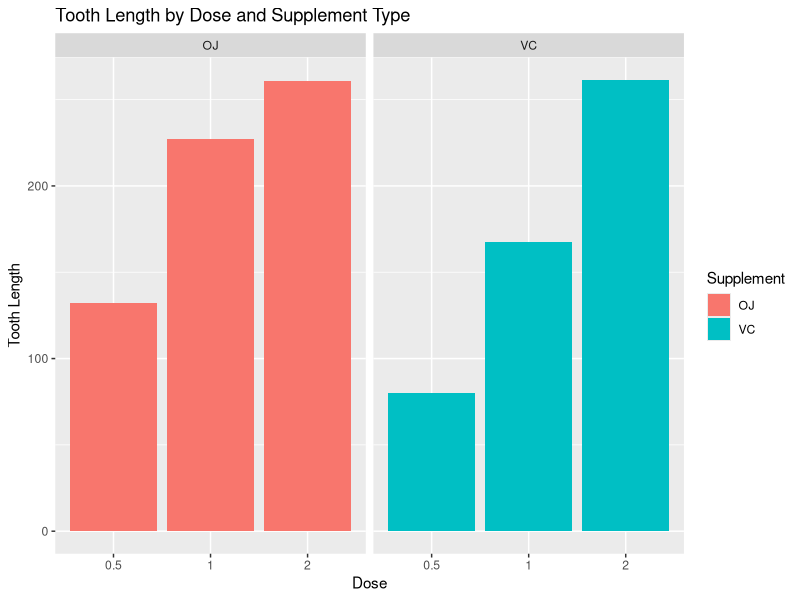

The R script that drew this image:
## ---- chunk 1
knitr::opts_chunk$set(echo = TRUE, tidy.opts=list(width.cutoff=60),tidy=TRUE)
## ---- chunk 2
library(knitr)
library(doBy)
library(ggplot2)
str(ToothGrowth)
n1 <- length(unique(ToothGrowth$len))
n2 <- length(unique(ToothGrowth$dose))
## ---- chunk 3
ggplot(data=ToothGrowth, aes(x=as.factor(dose), y=len, fill=supp)) + geom_bar(stat="identity") + facet_grid(. ~ supp) + xlab("Dose") + ylab("Tooth Length") + ggtitle("Tooth Length by Dose and Supplement Type") + guides(fill=guide_legend(title="Supplement"))
## ---- chunk 4
summary(ToothGrowth)
## ---- chunk 5
summaryBy(len ~ supp, data=ToothGrowth, FUN=c(mean, sd))
summaryBy(len ~ dose, data=ToothGrowth, FUN=c(mean, sd))
## ---- chunk 6
t.test(ToothGrowth$len[ToothGrowth$supp=="OJ"], ToothGrowth$len[ToothGrowth$supp=="VC"], paired = FALSE, var.equal = FALSE)
## ---- chunk 7
pairwise.t.test(ToothGrowth$len, ToothGrowth$dose, p.adjust.method = "BH", paired = FALSE, alternative = "two.sided")
